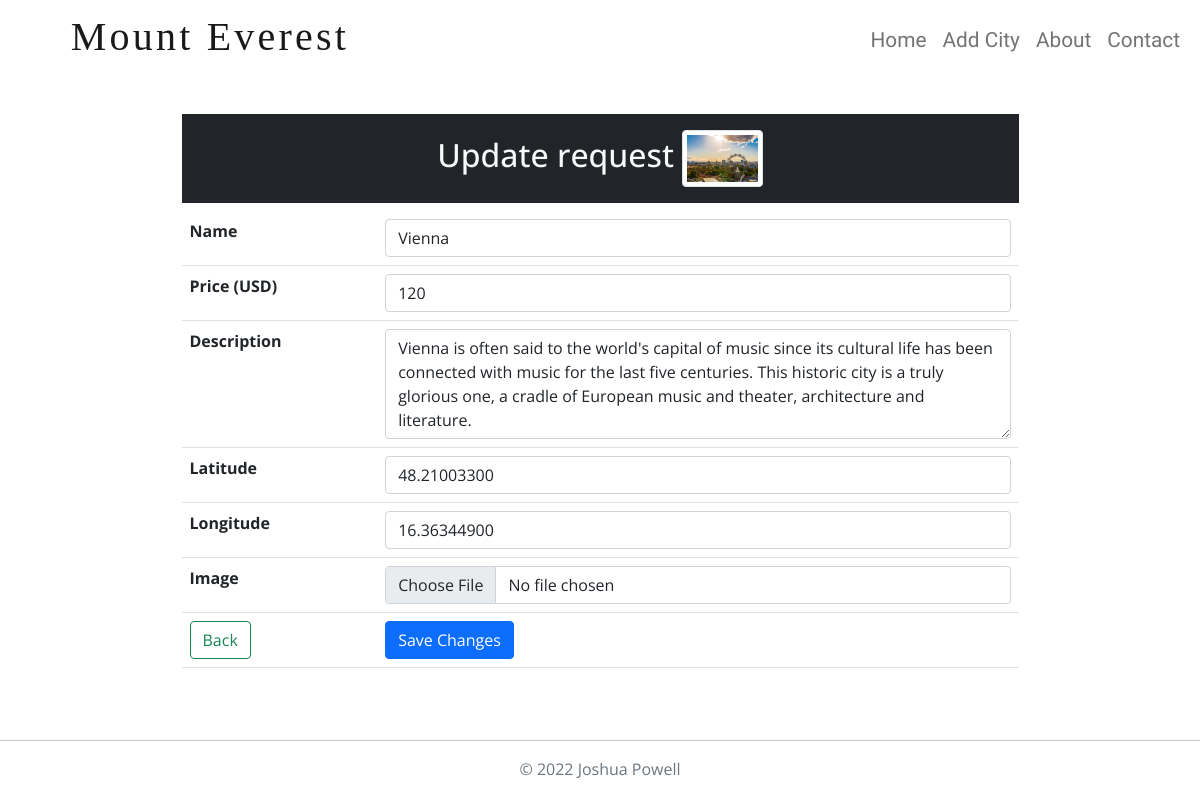
Page /update.php?id=1 on the committed database.
### tables this page shows
CREATE TABLE `places` (
  `id` int(11) NOT NULL,
  `name` varchar(100) NOT NULL,
  `price` int(11) DEFAULT NULL,
  `description` varchar(255) DEFAULT NULL,
  `latitude` decimal(10,8) DEFAULT NULL,
  `longitude` decimal(11,8) DEFAULT NULL,
  `image` varchar(255) DEFAULT NULL
);

### update.php (the view, shortened to what this page needs)
<?php
require_once 'actions/db_connect.php';
if ($_GET['id']) {
    $id = $_GET['id'];
    $sql = "SELECT * FROM places WHERE id = {$id}";
    $result = mysqli_query($connect, $sql);
    if (mysqli_num_rows($result) == 1) {
        $data = mysqli_fetch_assoc($result);
        $name = $data['name'];
        $price = $data['price'];
        $description = $data['description'];
        $latitude = $data['latitude'];
        $longitude = $data['longitude'];
        $image = $data['image'];
    } else {
        header("location: error.php");
    }
} else {
    header("location: error.php");
}
?>
<!DOCTYPE html>
<html lang="en">
<head>
    <?php require_once 'components/boot.php'; ?>
    <link rel="stylesheet" href="components/custom.css">
</head>
<body>
    <div class="container-fluid">
        <nav class="navbar navbar-expand-lg navbar-light">
            <h1 class="navbar-brand">Mount Everest</h1>
            <div class="collapse navbar-collapse" id="navbarNavAltMarkup">
                <div class="navbar-nav ms-auto">
                    <a class="nav-link" href="index.php">Home</a>
                    <a class="nav-link" href="create.php">Add City</a>
                    <a class="nav-link" href="#">About</a>
                    <a class="nav-link" href="#">Contact</a>
                </div>
            </div>
        </nav>
    </div>
    <div class="container mx-auto">
        <fieldset class="w-75 mt-3 mx-auto">
            <legend class='h2 bg-dark text-light text-center p-3  mt-3 '>Update request <img class='img-thumbnail' src='images/<?php echo $image ?>' style='width:10%' alt="<?php echo $name ?>"></legend>
            <form action="actions/a_update.php" method="post" enctype="multipart/form-data">
                <table class="table">
                    <tr>
                        <th>Name</th>
                        <td><input class="form-control" type="text" name="name" value="<?php echo $name ?>" /></td>
                    </tr>
                    <tr>
                        <th>Price (USD)</th>
                        <td>
                            <input class="form-control" type="number" name="price" value="<?php echo $price ?>">
                        </td>
                    </tr>
                    <tr>
                        <th>Description</th>
                        <td>
                            <textarea class="form-control" type="text" name="description" maxlength="255" rows="4"><?php echo $description ?></textarea>
                        </td>
                    </tr>
                    <tr>
                        <th>Latitude</th>
                        <td>
                            <input class="form-control" type="number" name="latitude" step=".00000001" value="<?php echo $latitude ?>">
                        </td>
                    </tr>
                    <th>Longitude</th>
                    <td>
                        <input class="form-control" type="number" name="longitude" step=".000000001" value="<?php echo $longitude ?>">
                    </td>
                    <tr>
                        <th>Image</th>
                        <td><input class="form-control" type="file" name="image" /></td>
                    </tr>
                    <tr>
                        <td><a href="index.php"><button class="btn btn-outline-success" type="button">Back</button></a></td>
                        <td><button class="btn btn-primary" type="submit">Save Changes</button></td>
                    </tr>
                </table>
            </form>
        </fieldset>
    </div>
    <footer class="py-3 my-4">
        <hr>
        <p class="text-center text-muted">&copy; 2022 Joshua Powell</p>
    </footer>
</body>
</html>

### components/custom.css (style rules this page uses)
input[type=number] { -moz-appearance: textfield; }
body { font-family: 'Open Sans', sans-serif; }
.navbar-brand { font-family: 'Alfa Slab One', cursive; font-size: 2.5rem; letter-spacing: .2rem; margin-left: 5%; }
.nav-link { font-family: 'Amiri', serif; font-size: 1.3rem; }

### rows in the picture
places: image (picture), name "Vienna", price "120", description "Vienna is often said to the world's capital of music since its cultural life has been connected with music for the last five centuries. This historic city is a truly glorious one, a cradle of European music and theater, architecture and literature.", latitude "48.21003300", longitude "16.36344900"
